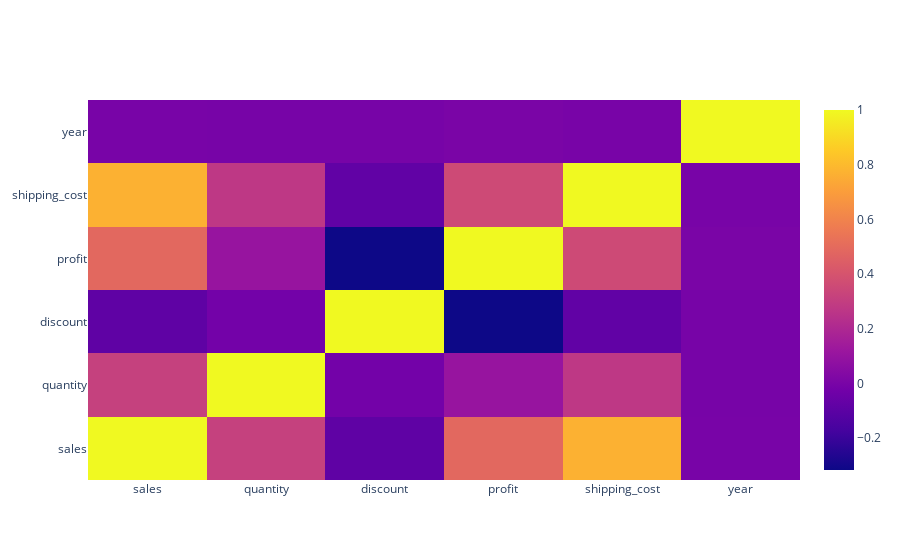

The cell this chart's notebook holds for it:
### Markdown cell above
<h4>SHOWING CORRELATION

### Code cell
#Plotting a heatmap

def df_to_plotly(df):
    return{'z':
df.values.tolist(),
           'x':
df.columns.tolist(),
           'y': df.index.tolist()
}

import plotly.graph_objects as go

dfNew = df.corr()
fig = go.Figure(data = go.Heatmap(df_to_plotly(dfNew)))

fig.show()

### Figure 1 — Plotly figure (JSON) as saved in the notebook; plotly's stock layout.template omitted (floating-point values rounded to 4 significant figures)
{"data": [{"type": "heatmap", "x": ["sales", "quantity", "discount", "profit", "shipping_cost", "year"], "y": ["sales", "quantity", "discount", "profit", "shipping_cost", "year"], "z": [[1, 0.3136, -0.08672, 0.4859, 0.7681, -0.002905], [0.3136, 1, -0.01987, 0.1047, 0.2726, -0.005049], [-0.08672, -0.01987, 1, -0.3164, -0.07906, -0.005894], [0.4859, 0.1047, -0.3164, 1, 0.357, 0.002661], [0.7681, 0.2726, -0.07906, 0.357, 1, -0.003137], [-0.002905, -0.005049, -0.005894, 0.002661, -0.003137, 1]]}], "layout": {}}
